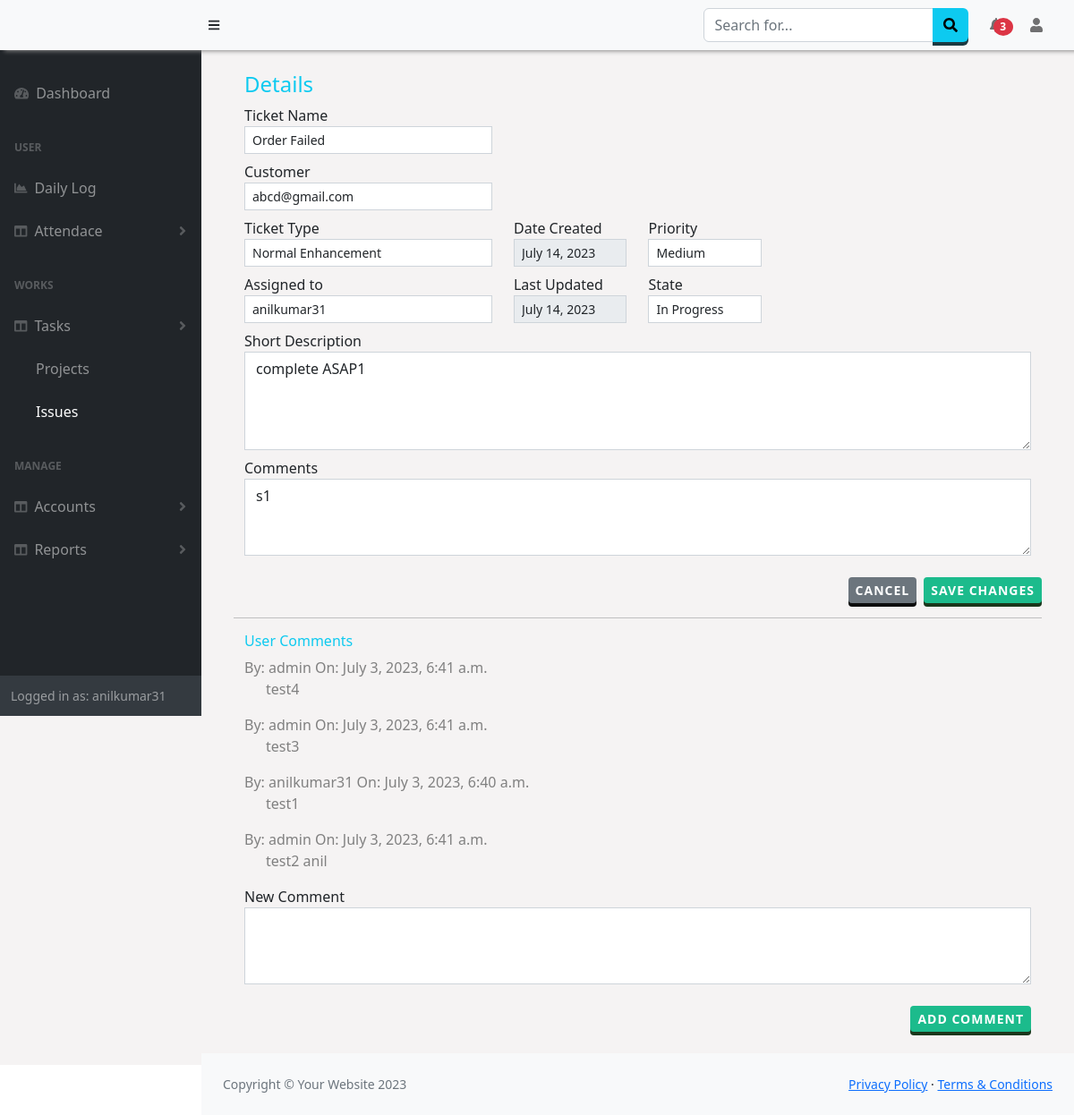
Page /Issue/details/4 (signed in) on the committed database.
### Issue/models.py (models this page shows, shortened)
class Ticket(models.Model):
    ticket_name= models.CharField(max_length=30)
    ticket_type= models.CharField(max_length=30)
    short_desc= models.CharField(max_length=130,null=True)
    open_date= models.DateField(null=True)
    affected_user= models.ForeignKey(employee,null=True,on_delete=models.SET_NULL)
    priority= models.CharField(max_length=30)
    state= models.CharField(max_length=30,default="New",null=True)
    last_updated= models.DateField(null=True)
    assigned_grp= models.CharField(max_length=30,null=True)
    assigned_to= models.ForeignKey(User,on_delete=models.SET_NULL,null=True)
    email= models.EmailField(max_length=100,null=True)
    comments= models.CharField(max_length=120,null=True)
    company = models.ForeignKey(Company,on_delete=models.SET_NULL,null=True)

class ticketDetails(models.Model):
    ticket = models.ForeignKey(Ticket,on_delete=models.SET_NULL,null=True)
    comments = models.CharField(max_length=500,null=True)
    user = models.ForeignKey(User,on_delete=models.SET_NULL,null=True)
    date = models.DateTimeField(auto_now=True)

### Issue/views.py (the view)
# urls.py: path('details/<issueid>',views.getIssue,name='issueDetails'),
def getIssue(request,issueid):
    issue = Ticket.objects.get(id=issueid)
    issueComments = ticketDetails.objects.filter(ticket_id = issueid)
    allusers1 = checkTeams(request)
    allusers =User.objects.values('id','username').filter(pk__in=allusers1[0] )
    customer = employee.objects.all().values()
    return render(request, 'Issues/details.html',{'issue':issue,'users':allusers,'customer':customer,'comments':issueComments})

### Manager/views.py (called while the page is built)
def checkTeams(request):
    is_team = False
    if request.user.is_superuser:
        users = Employees.objects.values('user').filter(company=request.session['comp'])
        is_team=True
    else:
        is_manager = userDetails.objects.get(user__id=request.user.id)
        if is_manager.is_manager == True:
            users1 = userManager.objects.values('user').filter(manager=is_manager)
            users = User.objects.filter(Q(pk__in=users1)| Q(pk=request.user.id))
            is_team=True
        else:
            users = User.objects.filter(username=request.user.username)
        """
        if u_teams.exists():
            is_team=True
            users = TeamUsers.objects.values('user').filter(team__in=u_teams)
        else:
            users = User.objects.filter(username=request.user.username)
        """
    return users,is_team

### Issue/templates/Issues/details.html (shortened to what this page needs)
{% extends "base.html" %}
{% block content %}
<div class="container" >
    <div >
        <form action="/Issue/update/{{issue.id}}" method = "post">
            <div class="container-fluid">  <h4 class="text-info">Details</h4>
                <div class="form-group row">
                    <div class="col-md-4 col-sm-12">
                        <label>Ticket Name</label>
                        <input name= "ticketName" value="{{issue.ticket_name}}" type="text" class="form-control form-control-sm col-md-6 col-sm-12 rounded-0" required>
                    </div>
                </div>
                <div class="form-group row mt-2">
                    <div class="col-md-4 col-sm-12">
                        <label>Customer</label>
                        <select  name="affUser" id="affectedUser" class="form-control form-control-sm rounded-0">
                            {% for u in customer %}
                            <option value='{{u.id}}'>{{u.email}}</option>
                            {% endfor %}
                        </select>
                    </div>
                </div>
                <div class="form-group row mt-2">
                    <div class="col-md-4 col-sm-12">
                        <label>Ticket Type</label>
                        <select id="tickettype" name="ticketType"  class="form-control form-control-sm rounded-0">
                        <option value="Normal Enhancement">Normal Enhancement</option>
                        </select>
                    </div>
                    <div class="col-md-2 col-sm-12">
                        <label>Date Created</label>
                        <input  name="dateOpened" value="{{issue.open_date}}" type="text"  class="form-control form-control-sm rounded-0" disabled>
                    </div>
                    <div class="col-md-2 col-sm-12">
                        <label>Priority</label>
                        <select id="priority" name="priority"  class="form-control form-control-sm rounded-0">
                        <option value="medium">Medium</option>
                        </select>
                    </div>
                </div>
                <div class="form-group row mt-2">
                    <div class="col-md-4 col-sm-12">
                        <label>Assigned to </label>
                        <select  name="assTo" id="assigned"  class="form-control form-control-sm rounded-0">
                            <option value='{{issue.assigned_to.id}}' selected>{{issue.assigned_to.username}}</option>
                        </select>
                    </div>
                    <div class="col-md-2 col-sm-12">
                        <label>Last Updated</label>
                        <input  name="dateOpened" value="{{issue.last_updated}}" type="text"  class="form-control form-control-sm rounded-0" disabled>
                    </div>
                    <div class="col-md-2 col-sm-12">
                        <label>State</label>
                        <select id="statelist" name="state" class="form-control form-control-sm rounded-0">
                            <option value="InProgress">In Progress</option>
                        </select>
                    </div>
                </div>
                <div class="form-group mt-2 row">
                    <div class="col-md-12 col-sm-12">
                        <label>Short Description </label>
                        <textarea  name="shortDesc"  type="text" class="form-control rounded-0" rows="4" required>{{issue.short_desc}}</textarea>
                    </div>
                </div>
                <div class="form-group mt-2 row ">
                    <div class="col-md-12 col-sm-12">
                        <label>Comments</label>
                        <textarea  name = "comments" class="form-control rounded-0" rows="3" >{{issue.comments}}</textarea>
                    </div>
                </div>
            </div>
            <div class="modal-footer mt-4">
                <a href="{% url 'index' %}" class="btn btn-secondary btn-sm me-2" >Cancel</a>
                <input type="submit" class="btn btn-success btn-sm" value="Save Changes">
            </div>
        </form>
    </div><hr />
    <div>
        <div class="container-fluid commentList" id="commentList" style="color:grey;">
            <h6 class="text-info">User Comments</h6>
            {% for c in comments %}
                <p>By: {{c.user}} On:  {{c.date}} <br />
                <span class="ms-4">{{c.comments}}</span></p>
            {% endfor %}
        </div>
            <div class="container-fluid">
                <div class="form-group mt-2 row ">
                    <div class="col-md-12 col-sm-12">
                        <label>New Comment</label>
                        <textarea id = "newcommentInput" name = "newcomment" class="form-control rounded-0" rows="3" required></textarea>
                    </div>
                </div>
                <div class="modal-footer mt-4">
                    <input type="submit" class="btn btn-success btn-sm" value="Add Comment" onclick="addComment({{issue.id}})">
                </div>
            </div>
    </div>
</div>
{% endblock %}

### templates/base.html (shortened to what this page needs)
<!DOCTYPE html>
<html lang="en">
    <head>
        <link href="https://cdn.jsdelivr.net/npm/simple-datatables@7.1.2/dist/style.min.css" rel="stylesheet" />
        <link href="https://cdn.datatables.net/1.13.5/css/jquery.dataTables.min.css" rel="stylesheet" />
        <link href="https://cdn.datatables.net/buttons/2.4.1/css/buttons.dataTables.min.css" rel="stylesheet" />
        <link href="/static/css/styles.css" rel="stylesheet" />
        <link href="/static/css/customSB.css" rel="stylesheet" />
    </head>
    <body class="sb-nav-fixed" >
        <nav class="sb-topnav navbar navbar-expand-sm navbar-light bg-light fixed-top" style=" box-shadow: 5px 1px 5px #888888;">
            <a class="navbar-brand ps-3 bg-light" href="{% url 'home' %}">{{request.session.company}}</a>
            <button class="btn btn-link btn-sm order-2 order-lg-0 me-4 me-lg-0" id="sidebarToggle" href="#!"><i class="fas fa-bars"></i></button>
            <form class="d-none d-md-inline-block form-inline ms-auto me-0 me-md-3 my-2 my-md-0">
                <div class="input-group">
                    <input class="form-control" type="text" placeholder="Search for..." aria-label="Search for..." aria-describedby="btnNavbarSearch" />
                    <button class="btn btn-info" id="btnNavbarSearch" type="button"><i class="fas fa-search"></i></button>
                </div>
            </form>
            <ul class="navbar-nav ms-auto ms-md-0 ">
                <li class="nav-item dropdown">
                    <a class="nav-link dropdown-toggle" id="navbarDropdown" href="#" role="button" data-bs-toggle="dropdown" aria-expanded="false"> <span class="badge badge-sm badge-danger badge-counter bg-danger rounded-circle " style="margin-left:-10px;">3</span></a>
                </li>
            </ul>
            <ul class="navbar-nav  ms-md-0 me-3 me-lg-4">
                <li class="nav-item dropdown">
                    <a class="nav-link dropdown-toggle" id="navbarDropdown" href="#" role="button" data-bs-toggle="dropdown" aria-expanded="false"><i class="fas fa-user fa-fw"></i></a>
                </li>
            </ul>
        </nav>
        <div id="layoutSidenav" style="background-color:rgb(245, 243, 243);">
            <div id="layoutSidenav_nav">
                <nav class="sb-sidenav accordion sb-sidenav-dark" id="sidenavAccordion" >
                    <div class="sb-sidenav-menu" >
                        <div class="nav">
                            <a class="nav-link mt-4" href="{% url 'home' %}">
                                <div class="sb-nav-link-icon"><i class="fas fa-tachometer-alt"></i></div>
                                <span style="{% if request.path == '/' %}color:white;{% endif %}">Dashboard<span>
                            </a>
                            <div class="sb-sidenav-menu-heading">User</div>
                            <a class="nav-link" href="{% url 'dailylog' %}">
                                <div class="sb-nav-link-icon"><i class="fas fa-chart-area"></i></div>
                                <span style="{% if request.path == '/Worklog/dailylog/' %}color:white;{% endif %}">Daily Log<span>
                            </a>
                            <a class="nav-link collapsed" href="#" data-bs-toggle="collapse" data-bs-target="#collapseAttendance" aria-expanded="false" aria-controls="collapseLayouts">
                                <div class="sb-nav-link-icon"><i class="fas fa-columns"></i></div>
                                Attendace
                                <div class="sb-sidenav-collapse-arrow"><i class="fas fa-angle-down"></i></div>
                            </a>
                            <div class="sb-sidenav-menu-heading">Works</div>
                            <a class="nav-link collapsed" href="#" data-bs-toggle="collapse" data-bs-target="#collapseLayouts" aria-expanded="false" aria-controls="collapseLayouts">
                                <div class="sb-nav-link-icon"><i class="fas fa-columns"></i></div>
                                Tasks
                                <div class="sb-sidenav-collapse-arrow"><i class="fas fa-angle-down"></i></div>
                            </a>
                            <div class="" id="collapseLayouts" aria-labelledby="headingOne" data-bs-parent="#sidenavAccordion">
                                <nav class="sb-sidenav-menu-nested nav">
                                    <a class="nav-link" href="{% url 'aproject' %}" style="{% if request.path|slice:'9' == '/Project/' %}color:white;{% endif %}">Projects</a>
                                    <a class="nav-link" href="{% url 'index' %}" style="{% if request.path|slice:'7' == '/Issue/' %}color:white;{% endif %}">Issues</a>
                                </nav>
                            </div>
                            <div class="sb-sidenav-menu-heading">Manage</div>
                            <a class="nav-link collapsed" href="#" data-bs-toggle="collapse" data-bs-target="#collapseDetails" aria-expanded="false" aria-controls="collapseLayouts">
                                <div class="sb-nav-link-icon"><i class="fas fa-columns"></i></div>
                                Accounts
                                <div class="sb-sidenav-collapse-arrow"><i class="fas fa-angle-down"></i></div>
                            </a>
                            <a class="nav-link collapsed" href="#" data-bs-toggle="collapse" data-bs-target="#collapseReports" aria-expanded="false" aria-controls="collapseLayouts">
                                <div class="sb-nav-link-icon"><i class="fas fa-columns"></i></div>
                                Reports
                                <div class="sb-sidenav-collapse-arrow"><i class="fas fa-angle-down"></i></div>
                            </a>
                        </div>
                    </div>
                    <div class="sb-sidenav-footer">
                        <div class="small">Logged in as: {{ user.username}}</div>
                    </div>
                </nav>
            </div>
            <div id="layoutSidenav_content" >
                <main class="p-4" >
                    {% block content %}
                {% endblock %}
                </main>
                <footer class="py-4 bg-light mt-auto">
                    <div class="container-fluid px-4">
                        <div class="d-flex align-items-center justify-content-between small">
                            <div class="text-muted">Copyright &copy; Your Website 2023</div>
                            <div>
                                <a href="#">Privacy Policy</a>
                                &middot;
                                <a href="#">Terms &amp; Conditions</a>
                            </div>
                        </div>
                    </div>
                </footer>
            </div>
        </div>
        <link href="https://cdnjs.cloudflare.com/ajax/libs/twitter-bootstrap/5.2.0/css/bootstrap.min.css" rel="stylesheet" type="text/css">
    </body>
</html>

### templates/base.html (style rules this page uses)
.dropdown-toggle:after { display: none !important; }
.navbar,.sb-sidenav { background-color:DodgerBlue important; }
.btn { outline: none; cursor: pointer; border: none !important; display: block; position: relative; font-size: 16px ; font-weight: 600 !important; color: #fff; text-transform: uppercase; letter-spacing: 1px; }
.btn-success { background-color: #1cbb8c !important; box-shadow: 0 4px #1B371C; }
.btn-info { background-color: #5bc0de; box-shadow: 0 4px #1C3A42; }
.btn-secondary { background-color: #292b2c; box-shadow: 0 4px #0C0D0D; }

### rows in the picture
Ticket: ticketName "Order Failed", dateOpened "July 14, 2023", assTo "anilkumar31", shortDesc "complete ASAP1", comments "s1"
ticketDetails: user "admin", date "July 3, 2023, 6:41 a.m.", comments "test4"
ticketDetails: user "admin", date "July 3, 2023, 6:41 a.m.", comments "test3"
ticketDetails: user "anilkumar31", date "July 3, 2023, 6:40 a.m.", comments "test1"
ticketDetails: user "admin", date "July 3, 2023, 6:41 a.m.", comments "test2 anil"

### other values in the picture
{{ user.username }} "anilkumar31"
form field affUser "abcd@gmail.com"
